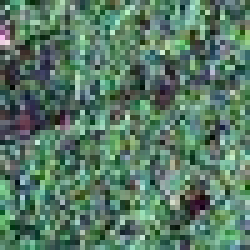
#> input picture LDA/sub_t.jpg, 50 x 50 px (shown 5 times larger)
$ python exam2.py
#> lines starting #> are read from the running program, lines starting #| are printed output that depends on the picture
import numpy as np
import matplotlib.pyplot as plt
from PIL import Image


def fisher(a, b):
    mean_a = np.mean(a, axis=0)
    mean_b = np.mean(b, axis=0)
    x, y = np.shape(a)
    sw = np.zeros((y, y))

    for i in a:
        t = i - mean_a
        sw += t * t.reshape(3, 1)

    for i in b:
        t = i - mean_b
        sw += t * t.reshape(3, 1)

    u, s, v = np.linalg.svd(sw)
    sw_inv = np.dot(np.dot(v.T, np.linalg.inv(np.diag(s))), u.T)

    return np.dot(sw_inv, mean_a-mean_b)


t = np.array(Image.open("sub_t.jpg"), "f")
t = np.divide(t, 255)
x = t.shape[0]
#> x = 50
y = t.shape[1]
#> y = 50
z = t.shape[2]
#> z = 3
t.resize(x*y, z)

g = np.array(Image.open("sub_g.jpg"), "f")
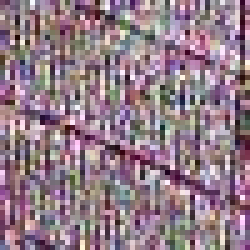
#> input picture LDA/sub_g.jpg, 50 x 50 px (shown 5 times larger)
g = np.divide(g, 255)
x = g.shape[0]
y = g.shape[1]
z = g.shape[2]
g.resize(x*y, z)

w = fisher(t, g)
#> in fisher, `mean_a = np.mean(a, axis=0)`: mean_a = [0.342, 0.475, 0.398]
#> in fisher, `mean_b = np.mean(b, axis=0)`: mean_b = [0.577, 0.488, 0.536]
#> the loop in fisher, `for i in a:` made 2500 passes
#> (i, t) on passes 1 to 3: ([0.114, 0.22, 0.153], [-0.229, -0.255, -0.246]), ([0.157, 0.329, 0.239], [-0.186, -0.145, -0.159]), ([0.325, 0.62, 0.49], [-0.017, 0.145, 0.0917])
#> after the loop in fisher, `for i in a:`: sw = [[55.23, 57.91, 53.42], [57.91, 76.01, 61.38], [53.42, 61.38, 61.12]]
#> the loop in fisher, `for i in b:` made 2500 passes
#> (i, t) on passes 1 to 3: ([0.427, 0.271, 0.376], [-0.15, -0.217, -0.16]), ([0.345, 0.212, 0.318], [-0.232, -0.276, -0.219]), ([0.51, 0.42, 0.533], [-0.0676, -0.0684, -0.00302])
#> after the loop in fisher, `for i in b:`: sw = [[142.8, 142.2, 136.9], [142.2, 169.7, 146.2], [136.9, 146.2, 151.3]]
#> in fisher, `u, s, v = np.linalg.svd(sw)`: u = [[-0.555, -0.383, 0.738], [-0.604, 0.796, -0.0413], [-0.572, -0.469, -0.673]]; s = [438.6, 15.04, 10.1]; v = [[-0.555, -0.604, -0.572], [-0.383, 0.796, -0.469], [0.738, -0.0413, -0.673]]
#> in fisher, `sw_inv = np.dot(np.dot(v.T, np.linalg.inv(np.diag(s))), u.T)`: sw_inv = [[0.0645, -0.0225, -0.0366], [-0.0225, 0.0431, -0.0213], [-0.0366, -0.0213, 0.0602]]
#> w = [-0.0098, 0.00766, 0.000559]

test = np.array(Image.open("image.jpg"), "f")
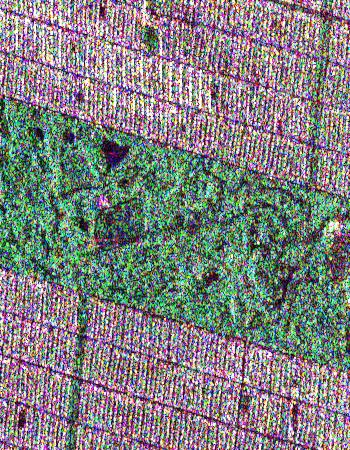
#> input picture LDA/image.jpg, 350 x 450 px
test = np.divide(test, 255)
x = test.shape[0]
#> x = 450
y = test.shape[1]
#> y = 350
z = test.shape[2]
test.resize(x*y, z)

truth = np.array(Image.open("ground_truth.jpg"), "f")
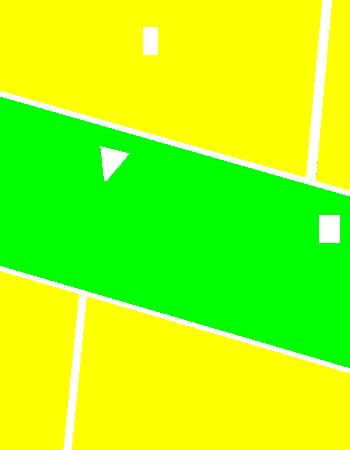
#> input picture LDA/ground_truth.jpg, 350 x 450 px
truth = np.divide(truth, 255)
x = truth.shape[0]
y = truth.shape[1]
z = truth.shape[2]
truth.resize(x*y, z)

mean1 = np.mean(t, axis=0)
#> mean1 = [0.342, 0.475, 0.398]
mean2 = np.mean(g, axis=0)
#> mean2 = [0.577, 0.488, 0.536]
c1 = np.dot(w.T, mean1)
#> c1 = 0.000501
c2 = np.dot(w.T, mean2)
#> c2 = -0.00162


# 分类
ans = np.zeros((450*350, 1))
for i in range(1, 450*350):
    b = np.dot(w.T, test[i, :])
    if abs(b-c1) < abs(b-c2):
        ans[i] = 1
#> this loop made 157499 passes
#> b on passes 1 to 3: -0.000404, -0.00173, -0.00171


# 计算混淆矩阵
TP = 0
FN = 0
FP = 0
TN = 0

for i in range(1, 340*450):
    if truth[i][0] > 0.5:
        if ans[i] != 1:
            TP = TP+1
        else:
            FN = FN+1
    else:
        if ans[i] != 1:
            FP = FP+1
        else:
            TN = TN+1
#> after the loop, FN = 20987; FP = 12476; TN = 46039; TP = 73497

cf = [[TP, FN], [FP, TN]]
#> cf = [[73497, 20987], [12476, 46039]]
print(cf)
#| [[73497, 20987], [12476, 46039]]
